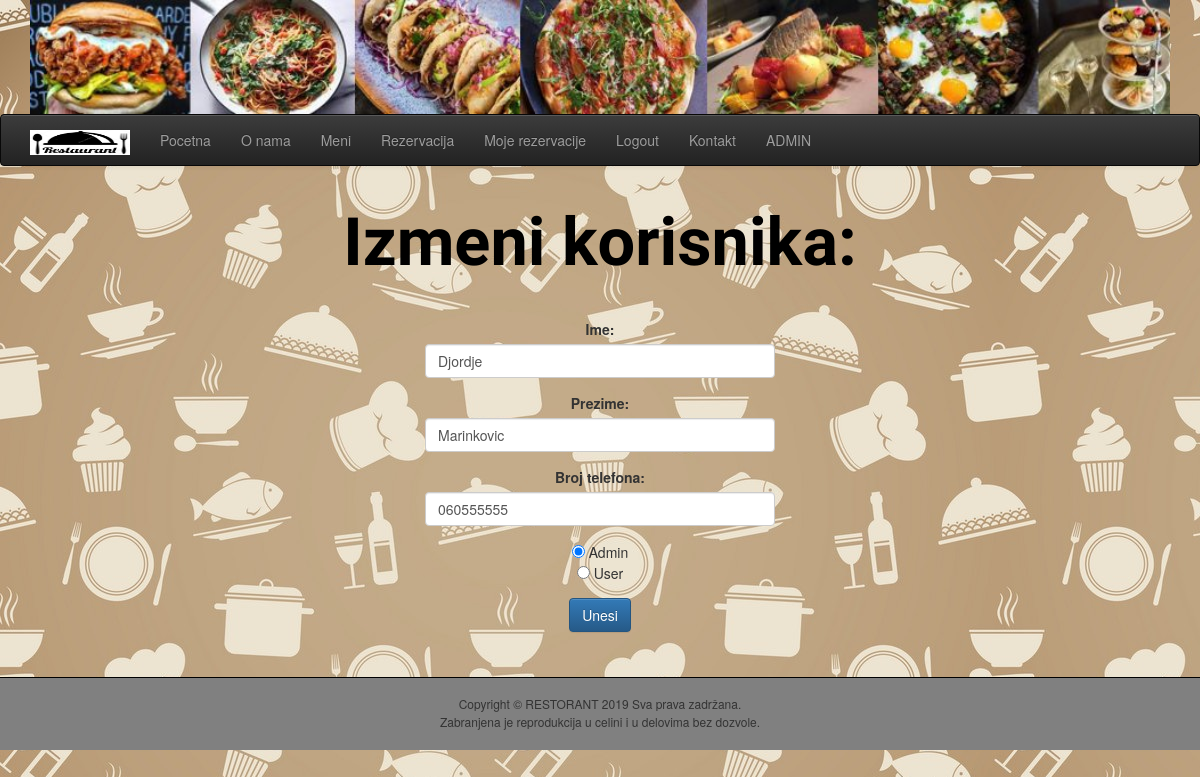
/update_user.php?id=1 (signed in), run on the app's committed database.
### tables this page shows
CREATE TABLE `users` (
  `id` int(11) NOT NULL,
  `ime` varchar(20) NOT NULL,
  `prezime` varchar(20) NOT NULL,
  `username` varchar(50) NOT NULL,
  `password` varchar(200) NOT NULL,
  `br_tel` int(20) NOT NULL,
  `admin` int(1) NOT NULL,
  `created_at` datetime DEFAULT CURRENT_TIMESTAMP
);

### update_user.php (the view, shortened to what this page needs)
<?php
if(isset($_SESSION["loggedin"]) && $_SESSION["loggedin"] === true && $_SESSION["admin"] == 1){
    $name_err = $lastname_err = $phone_number_err = $radio_err = "";
    $name = $lastname = $phone_number = $radio = $Radio1 = $Radio2 = "";
    if($_SERVER['REQUEST_METHOD'] === 'GET' && !empty($_GET['id']) && (int)$_GET['id'] > 0){
        require_once 'php/db.php';
        $ID = (int)$_GET['id'];
        $sql = "SELECT * FROM users WHERE id=$ID";
        $result = $conn->query($sql);
        if ($result->num_rows > 0) {
            $personData = $result->fetch_assoc();
        } else {
            die("Strana nije pronadjena");
        }
        if($personData['admin'] == 1){
            $Radio1 = 'checked';
        }else if ($personData['admin'] == 2){
            $Radio2 = 'checked';
        }else {
            exit();
        }
    }
}
include('php/header.php') ?>
<div class="container">
    <h1 class="font_shadows_into_light text2">Izmeni korisnika:</h1>
</div>
<div class="container" style="text-align: center; margin-top: 30px;">
<div class="col-sm-4"></div>
<div class="col-sm-4">
    <form action="<?php echo htmlspecialchars($_SERVER["PHP_SELF"]); ?>" method="post">
        <div class="form-group" >
            <label>Ime:</label>
            <input type="text" name="name" class= "form-control" value="<?= !empty($personData) ? $personData['ime'] : '' ?>">
        </div>
        <div class="form-group" >
            <label>Prezime:</label>
            <input type="text" name="lastname" class= "form-control" value="<?= !empty($personData) ? $personData['prezime'] : '' ?>">
        </div>
        <div class="form-group">
            <label>Broj telefona:</label>
            <input type="text" name="phone_number" class= "form-control" value="0<?= !empty($personData) ? $personData['br_tel'] : '' ?>">
        </div>
        <div class="form-group <?php echo (!empty($radio_err)) ? 'has-error' : ''; ?>">
            <input type="radio" name="radio" value="1" <?=$Radio1?>> Admin <br>
            <input type="radio" name="radio" value="2" <?=$Radio2?>> User
        </div>
        <div class="form-group">
            <button type="submint" class="btn btn-primary">Unesi</button>
        </div>
    </form>
</div>
<div class="col-sm-4"></div>
</div>
<?php include('php/footer.php')?>

### php/header.php (style rules this page uses)
.font_shadows_into_light { font-family: 'Shadows Into Light', cursive; }
.text2 { font-size: 50pt; font-weight: bolder; text-align: center; color: black; }
body { background-image: url(img/background3.jpg); }

### data on the page
users: name "Djordje", lastname "Marinkovic", phone_number "060555555"
